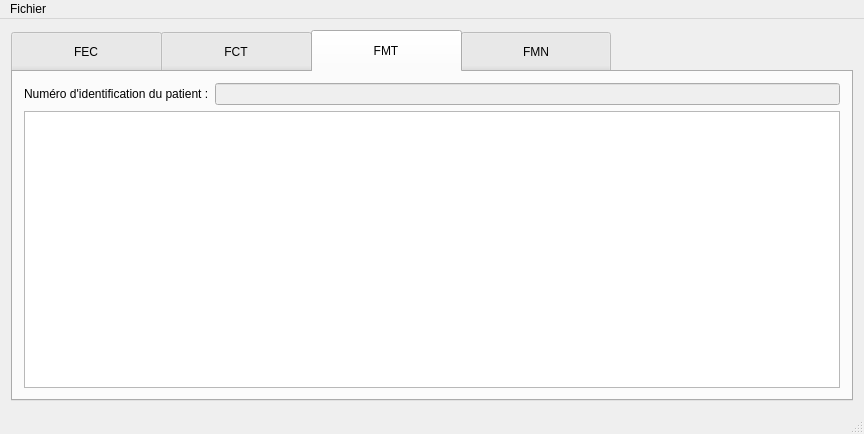
<?xml version="1.0" encoding="UTF-8"?>
<ui version="4.0">
 <class>MainWindow</class>
 <widget class="QMainWindow" name="MainWindow">
  <property name="geometry">
   <rect>
    <x>0</x>
    <y>0</y>
    <width>864</width>
    <height>434</height>
   </rect>
  </property>
  <property name="windowTitle">
   <string>Salamandre</string>
  </property>
  <property name="windowIcon">
   <iconset resource="../Viewer.qrc">
    <normaloff>:/icons/salamandre.png</normaloff>:/icons/salamandre.png</iconset>
  </property>
  <widget class="QWidget" name="centralWidget">
   <layout class="QVBoxLayout" name="verticalLayout">
    <item>
     <widget class="QTabWidget" name="tabWidgetFiles">
      <property name="font">
       <font>
        <pointsize>9</pointsize>
       </font>
      </property>
      <property name="styleSheet">
       <string notr="true">QTabBar::tab{
	height:42px;
	width:150px;
}</string>
      </property>
      <property name="tabPosition">
       <enum>QTabWidget::North</enum>
      </property>
      <property name="tabShape">
       <enum>QTabWidget::Rounded</enum>
      </property>
      <property name="currentIndex">
       <number>2</number>
      </property>
      <property name="iconSize">
       <size>
        <width>32</width>
        <height>32</height>
       </size>
      </property>
      <property name="usesScrollButtons">
       <bool>true</bool>
      </property>
      <property name="documentMode">
       <bool>false</bool>
      </property>
      <property name="tabsClosable">
       <bool>false</bool>
      </property>
      <property name="movable">
       <bool>true</bool>
      </property>
      <widget class="QWidget" name="tabCivilState">
       <attribute name="icon">
        <iconset resource="../Viewer.qrc">
         <normaloff>:/icons/controls/registry.png</normaloff>:/icons/controls/registry.png</iconset>
       </attribute>
       <attribute name="title">
        <string>FEC</string>
       </attribute>
       <attribute name="toolTip">
        <string>Fiche d'état civil</string>
       </attribute>
       <layout class="QVBoxLayout" name="verticalLayout_2">
        <item>
         <layout class="QFormLayout" name="formLayout">
          <property name="fieldGrowthPolicy">
           <enum>QFormLayout::AllNonFixedFieldsGrow</enum>
          </property>
          <item row="0" column="0">
           <widget class="QLabel" name="label_patientIdNumber">
            <property name="text">
             <string>Numéro d'identification du patient :</string>
            </property>
           </widget>
          </item>
          <item row="0" column="1">
           <widget class="QLineEdit" name="lineEdit_patientIdNumber">
            <property name="enabled">
             <bool>false</bool>
            </property>
           </widget>
          </item>
          <item row="1" column="0">
           <widget class="QLabel" name="label_patientLastName">
            <property name="text">
             <string>Nom :</string>
            </property>
           </widget>
          </item>
          <item row="1" column="1">
           <widget class="QLineEdit" name="lineEdit_patientLastName"/>
          </item>
          <item row="2" column="0">
           <widget class="QLabel" name="label_patientFirstName">
            <property name="text">
             <string>Prénom</string>
            </property>
           </widget>
          </item>
          <item row="2" column="1">
           <widget class="QLineEdit" name="lineEdit_patientFirstName"/>
          </item>
          <item row="3" column="0">
           <widget class="QLabel" name="label_patientBirthDate">
            <property name="text">
             <string>Date de naissance :</string>
            </property>
           </widget>
          </item>
          <item row="4" column="0">
           <widget class="QLabel" name="label_patientSex">
            <property name="text">
             <string>Sexe :</string>
            </property>
           </widget>
          </item>
          <item row="4" column="1">
           <layout class="QVBoxLayout" name="verticalLayout_3">
            <item>
             <widget class="QRadioButton" name="radioButton_patientSexMale">
              <property name="text">
               <string>Homme</string>
              </property>
              <property name="icon">
               <iconset resource="../Viewer.qrc">
                <normaloff>:/icons/sexe/male.png</normaloff>:/icons/sexe/male.png</iconset>
              </property>
             </widget>
            </item>
            <item>
             <widget class="QRadioButton" name="radioButton_patientSexFemale">
              <property name="text">
               <string>Femme</string>
              </property>
              <property name="icon">
               <iconset resource="../Viewer.qrc">
                <normaloff>:/icons/sexe/female.png</normaloff>:/icons/sexe/female.png</iconset>
              </property>
             </widget>
            </item>
           </layout>
          </item>
          <item row="5" column="0">
           <widget class="QLabel" name="label_patientAdress">
            <property name="text">
             <string>Adresse</string>
            </property>
           </widget>
          </item>
          <item row="5" column="1">
           <widget class="QLineEdit" name="lineEdit_patientAdress"/>
          </item>
          <item row="3" column="1">
           <widget class="QDateTimeEdit" name="dateTimeEdit_patientBirthDate">
            <property name="date">
             <date>
              <year>1970</year>
              <month>1</month>
              <day>1</day>
             </date>
            </property>
            <property name="calendarPopup">
             <bool>true</bool>
            </property>
           </widget>
          </item>
         </layout>
        </item>
       </layout>
      </widget>
      <widget class="QWidget" name="tabConfidential">
       <attribute name="icon">
        <iconset resource="../Viewer.qrc">
         <normaloff>:/icons/controls/confidential.png</normaloff>:/icons/controls/confidential.png</iconset>
       </attribute>
       <attribute name="title">
        <string>FCT</string>
       </attribute>
       <attribute name="toolTip">
        <string>Fiche confidentielle textuelle</string>
       </attribute>
       <layout class="QVBoxLayout" name="verticalLayout_4">
        <item>
         <layout class="QHBoxLayout" name="horizontalLayout">
          <item>
           <widget class="QLabel" name="label_confidentialPatientNumber">
            <property name="text">
             <string>Numéro d'identification du patient :</string>
            </property>
           </widget>
          </item>
          <item>
           <widget class="QLineEdit" name="lineEdit_confidentialPatientNumber">
            <property name="enabled">
             <bool>false</bool>
            </property>
           </widget>
          </item>
         </layout>
        </item>
        <item>
         <widget class="QPlainTextEdit" name="plainTextEdit_confidentialTextPatient"/>
        </item>
       </layout>
      </widget>
      <widget class="QWidget" name="tabMedicalDatas">
       <attribute name="icon">
        <iconset resource="../Viewer.qrc">
         <normaloff>:/icons/controls/medical.png</normaloff>:/icons/controls/medical.png</iconset>
       </attribute>
       <attribute name="title">
        <string>FMT</string>
       </attribute>
       <attribute name="toolTip">
        <string>Fiche de données médicales textuelles</string>
       </attribute>
       <layout class="QVBoxLayout" name="verticalLayout_5">
        <item>
         <layout class="QHBoxLayout" name="horizontalLayout_2">
          <item>
           <widget class="QLabel" name="label_medicalPatientNumber">
            <property name="text">
             <string>Numéro d'identification du patient :</string>
            </property>
           </widget>
          </item>
          <item>
           <widget class="QLineEdit" name="lineEdit_medicalPatientNumber">
            <property name="enabled">
             <bool>false</bool>
            </property>
           </widget>
          </item>
         </layout>
        </item>
        <item>
         <widget class="QPlainTextEdit" name="plainTextEdit_medicalTextPatient">
          <property name="styleSheet">
           <string notr="true"/>
          </property>
         </widget>
        </item>
       </layout>
      </widget>
      <widget class="QWidget" name="tabMedicalNumericalDatas">
       <attribute name="icon">
        <iconset resource="../Viewer.qrc">
         <normaloff>:/icons/controls/digital.png</normaloff>:/icons/controls/digital.png</iconset>
       </attribute>
       <attribute name="title">
        <string>FMN</string>
       </attribute>
       <attribute name="toolTip">
        <string>Fiche de données médicales numériques</string>
       </attribute>
       <layout class="QVBoxLayout" name="verticalLayout_6">
        <item>
         <layout class="QHBoxLayout" name="horizontalLayout_3">
          <property name="sizeConstraint">
           <enum>QLayout::SetMinimumSize</enum>
          </property>
          <item>
           <widget class="QLabel" name="label_numericalPatientNumber">
            <property name="sizePolicy">
             <sizepolicy hsizetype="Preferred" vsizetype="Fixed">
              <horstretch>0</horstretch>
              <verstretch>0</verstretch>
             </sizepolicy>
            </property>
            <property name="text">
             <string>Numéro d'identification du patient :</string>
            </property>
           </widget>
          </item>
          <item>
           <widget class="QLineEdit" name="lineEdit_numericalPatientNumber">
            <property name="enabled">
             <bool>false</bool>
            </property>
            <property name="sizePolicy">
             <sizepolicy hsizetype="Expanding" vsizetype="Fixed">
              <horstretch>0</horstretch>
              <verstretch>0</verstretch>
             </sizepolicy>
            </property>
           </widget>
          </item>
         </layout>
        </item>
        <item>
         <layout class="QVBoxLayout" name="verticalLayout_listView">
          <property name="sizeConstraint">
           <enum>QLayout::SetNoConstraint</enum>
          </property>
         </layout>
        </item>
        <item>
         <layout class="QHBoxLayout" name="horizontalLayout_4">
          <property name="sizeConstraint">
           <enum>QLayout::SetMinimumSize</enum>
          </property>
          <property name="rightMargin">
           <number>0</number>
          </property>
          <property name="bottomMargin">
           <number>0</number>
          </property>
          <item>
           <widget class="QToolButton" name="toolButton_numericalImporter">
            <property name="sizePolicy">
             <sizepolicy hsizetype="Minimum" vsizetype="Fixed">
              <horstretch>0</horstretch>
              <verstretch>0</verstretch>
             </sizepolicy>
            </property>
            <property name="text">
             <string>Importer un fichier ...</string>
            </property>
            <property name="icon">
             <iconset resource="../Viewer.qrc">
              <normaloff>:/icons/controls/download.png</normaloff>:/icons/controls/download.png</iconset>
            </property>
            <property name="iconSize">
             <size>
              <width>32</width>
              <height>32</height>
             </size>
            </property>
            <property name="toolButtonStyle">
             <enum>Qt::ToolButtonTextBesideIcon</enum>
            </property>
           </widget>
          </item>
          <item>
           <widget class="QToolButton" name="toolButton_numericalExporter">
            <property name="sizePolicy">
             <sizepolicy hsizetype="Minimum" vsizetype="Fixed">
              <horstretch>0</horstretch>
              <verstretch>0</verstretch>
             </sizepolicy>
            </property>
            <property name="text">
             <string>Exporter ce fichier ...</string>
            </property>
            <property name="icon">
             <iconset resource="../Viewer.qrc">
              <normaloff>:/icons/controls/upload.png</normaloff>:/icons/controls/upload.png</iconset>
            </property>
            <property name="iconSize">
             <size>
              <width>32</width>
              <height>32</height>
             </size>
            </property>
            <property name="toolButtonStyle">
             <enum>Qt::ToolButtonTextBesideIcon</enum>
            </property>
           </widget>
          </item>
         </layout>
        </item>
       </layout>
      </widget>
     </widget>
    </item>
   </layout>
  </widget>
  <widget class="QMenuBar" name="menuBar">
   <property name="geometry">
    <rect>
     <x>0</x>
     <y>0</y>
     <width>864</width>
     <height>20</height>
    </rect>
   </property>
   <widget class="QMenu" name="menuFichier">
    <property name="title">
     <string>Fichier</string>
    </property>
    <addaction name="separator"/>
    <addaction name="actionNouveau_patient"/>
    <addaction name="separator"/>
    <addaction name="actionEnregistrer"/>
    <addaction name="actionChanger_de_patient"/>
    <addaction name="separator"/>
    <addaction name="actionQuitter"/>
   </widget>
   <addaction name="menuFichier"/>
  </widget>
  <widget class="QStatusBar" name="statusBar"/>
  <action name="actionNouveau_patient">
   <property name="text">
    <string>Nouveau patient</string>
   </property>
  </action>
  <action name="actionChanger_de_patient">
   <property name="text">
    <string>Ouvrir patient</string>
   </property>
  </action>
  <action name="actionEnregistrer">
   <property name="text">
    <string>Enregistrer</string>
   </property>
  </action>
  <action name="actionQuitter">
   <property name="text">
    <string>Quitter</string>
   </property>
   <property name="menuRole">
    <enum>QAction::QuitRole</enum>
   </property>
  </action>
 </widget>
 <layoutdefault spacing="6" margin="11"/>
 <resources>
  <include location="../Viewer.qrc"/>
 </resources>
 <connections/>
</ui>
